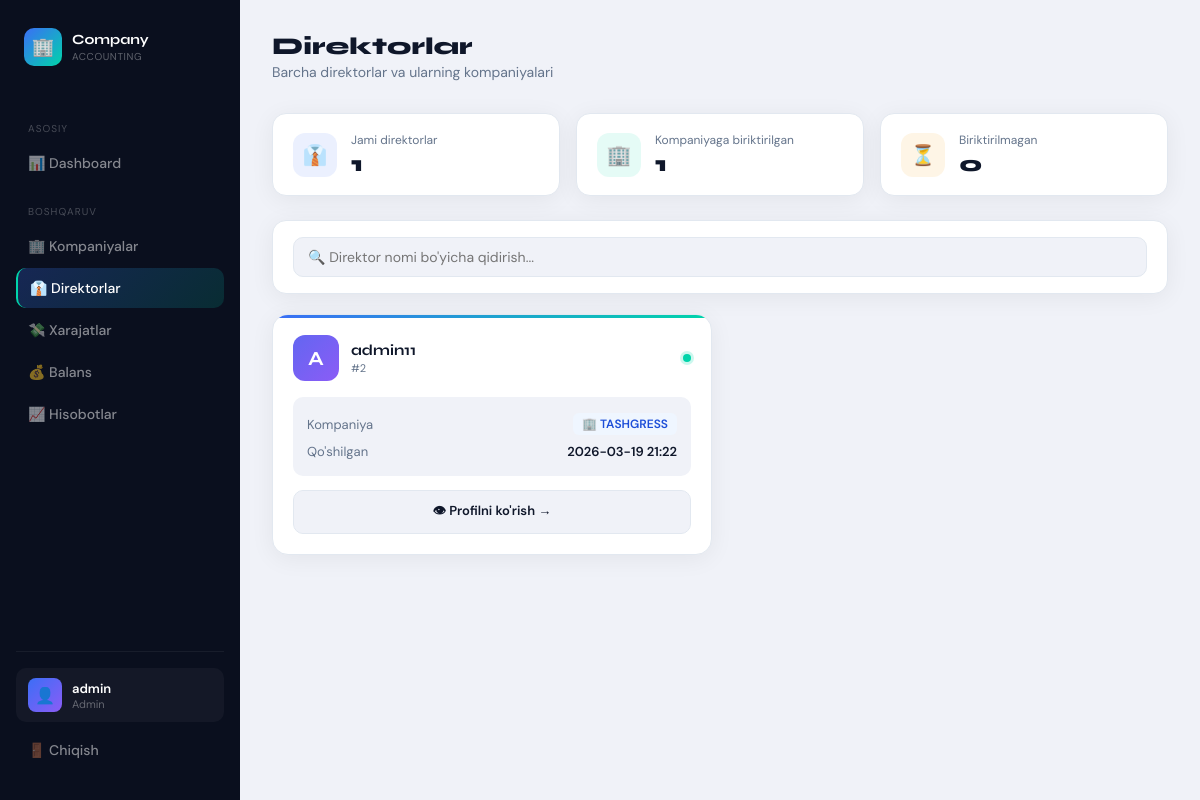
The page /admin/directors (signed in) on the database its author committed.
### tables this page shows
CREATE TABLE users (
        id INTEGER PRIMARY KEY AUTOINCREMENT,
        username TEXT UNIQUE,
        password TEXT,
        role TEXT,
        company_id INTEGER,
        created_at TEXT
    );

CREATE TABLE companies (
        id INTEGER PRIMARY KEY AUTOINCREMENT,
        name TEXT,
        balance INTEGER DEFAULT 0,
        created_at TEXT
    );

### app.py (the view)
@app.route("/admin/directors")
def admin_directors():
    if session.get("role") != "admin":
        return "Ruxsat yo'q ❌"
    conn = get_db()
    c = conn.cursor()
    c.execute("""
        SELECT
            u.id,
            u.username,
            c.name AS company,
            u.created_at
        FROM users u
        LEFT JOIN companies c ON u.company_id = c.id
        WHERE u.role = 'director'
        ORDER BY u.id DESC
    """)
    directors = c.fetchall()
    conn.close()
    return render_template("admin_directors.html", directors=directors)

### app.py (called while the page is built)
def get_db():
    conn = sqlite3.connect("users.db")
    conn.row_factory = sqlite3.Row
    return conn

@app.context_processor
def inject_notifications():
    return {
        "notifications": [],
        "last_expense": session.get("last_expense")
    }

### templates/admin_directors.html (shortened to what this page needs)
<!DOCTYPE html>
<html lang="uz">
<head>
</head>
<body>
<aside class="sidebar">
    <div class="sidebar-logo">
        <div class="icon">🏢</div>
        <div class="brand">Company <span>Accounting</span></div>
    </div>
    <div class="nav-section">Asosiy</div>
    <a href="{{ url_for('dashboard') }}">📊 Dashboard</a>
    <div class="nav-section">Boshqaruv</div>
    <a href="{{ url_for('admin_companies') }}">🏢 Kompaniyalar</a>
    <a href="{{ url_for('admin_directors') }}" class="active">👔 Direktorlar</a>
    <a href="{{ url_for('admin_expenses') }}">💸 Xarajatlar</a>
    <a href="{{ url_for('admin_balances') }}">💰 Balans</a>
    <a href="{{ url_for('admin_reports') }}">📈 Hisobotlar</a>
    <div class="sidebar-bottom">
        <div class="user-badge">
            <div class="user-avatar">👤</div>
            <div class="user-info">
                <div class="name">{{ session.get("user") }}</div>
                <div class="role">Admin</div>
            </div>
        </div>
        <a href="{{ url_for('logout') }}" style="margin-top:8px;">🚪 Chiqish</a>
    </div>
</aside>
<main class="main">
    <div class="topbar">
        <div class="page-title">
            Direktorlar
            <span>Barcha direktorlar va ularning kompaniyalari</span>
        </div>
    </div>
    <div class="stats-row">
        <div class="stat-mini">
            <div class="stat-mini-icon blue">👔</div>
            <div>
                <div class="stat-mini-label">Jami direktorlar</div>
                <div class="stat-mini-val">{{ directors | length }}</div>
            </div>
        </div>
        <div class="stat-mini">
            <div class="stat-mini-icon green">🏢</div>
            <div>
                <div class="stat-mini-label">Kompaniyaga biriktirilgan</div>
                <div class="stat-mini-val">{{ directors | selectattr('company') | list | length }}</div>
            </div>
        </div>
        <div class="stat-mini">
            <div class="stat-mini-icon orange">⏳</div>
            <div>
                <div class="stat-mini-label">Biriktirilmagan</div>
                <div class="stat-mini-val">{{ directors | rejectattr('company') | list | length }}</div>
            </div>
        </div>
    </div>
    <div class="search-bar">
        <input type="text" id="searchInput" placeholder="🔍 Direktor nomi bo'yicha qidirish...">
    </div>
    <div class="directors-grid" id="directorsGrid">
        {% if directors %}
            {% for d in directors %}
            <div class="director-card" data-name="{{ d.username | lower }}">
                <div class="director-top">
                    <div class="director-avatar-wrap">
                        <div class="director-avatar">
                            {{ d.username[0] | upper }}
                        </div>
                        <div>
                            <div class="director-name">{{ d.username }}</div>
                            <div class="director-id">#{{ d.id }}</div>
                        </div>
                    </div>
                    <div class="status-dot"></div>
                </div>
                <div class="director-info">
                    <div class="info-row">
                        <span class="info-label">Kompaniya</span>
                        <span class="info-val">
                            {% if d.company %}
                                <span class="company-tag">🏢 {{ d.company }}</span>
                            {% else %}
                                <span class="no-company-tag">⚠️ Yo'q</span>
                            {% endif %}
                        </span>
                    </div>
                    <div class="info-row">
                        <span class="info-label">Qo'shilgan</span>
                        <span class="info-val">{{ d.created_at }}</span>
                    </div>
                </div>
                <a href="{{ url_for('admin_director_detail', director_id=d.id) }}" class="btn-profile">
                    👁 Profilni ko'rish →
                </a>
            </div>
            {% endfor %}
        {% else %}
            <div class="empty-state">
                <div class="emoji">👤</div>
                <p>Hozircha direktorlar yo'q</p>
            </div>
        {% endif %}
    </div>
</main>
</body>
</html>

### rows shown on the page
users: username "A", username "admin11", id "2", company "TASHGRESS", created_at "2026-03-19 21:22"

### other values the page prints
{{ session.get("user") }} "admin"
{{ directors | length }} "1"
{{ directors | selectattr('company') | list | length }} "1"
{{ directors | rejectattr('company') | list | length }} "0"
